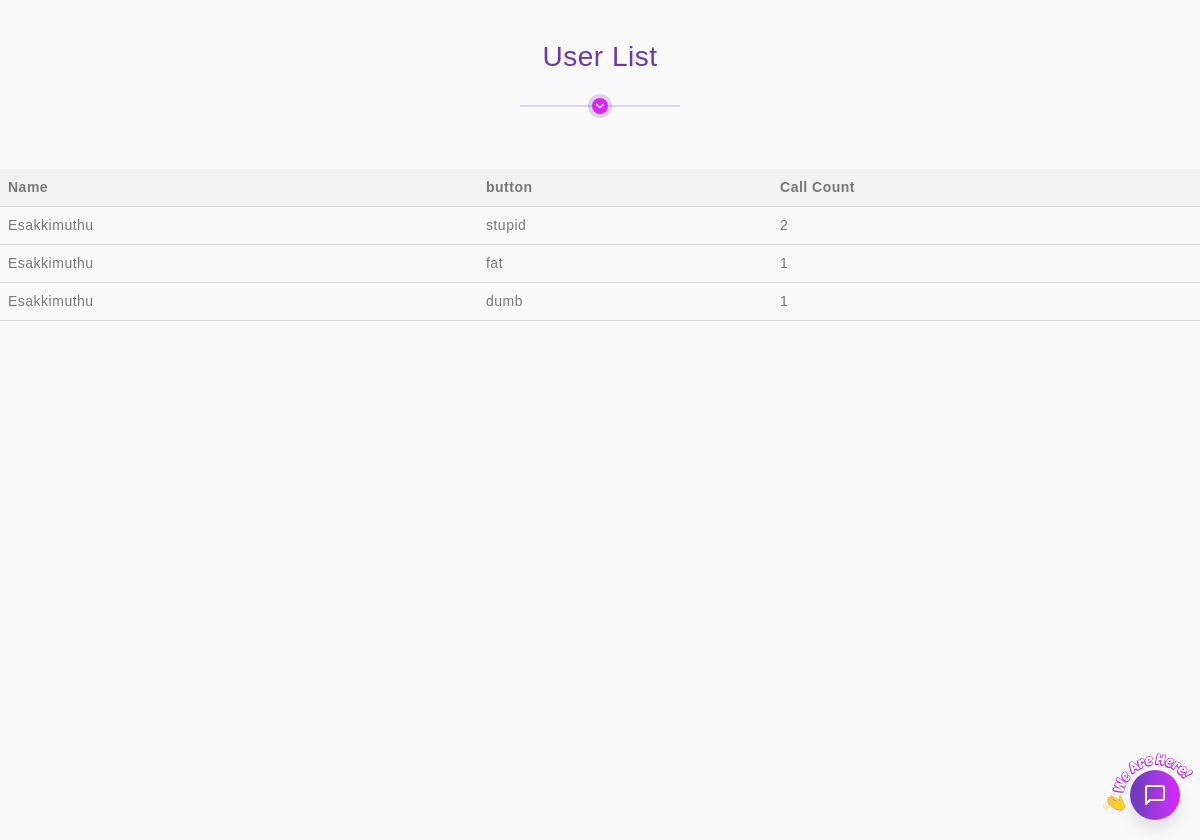
The app's page /, older data.
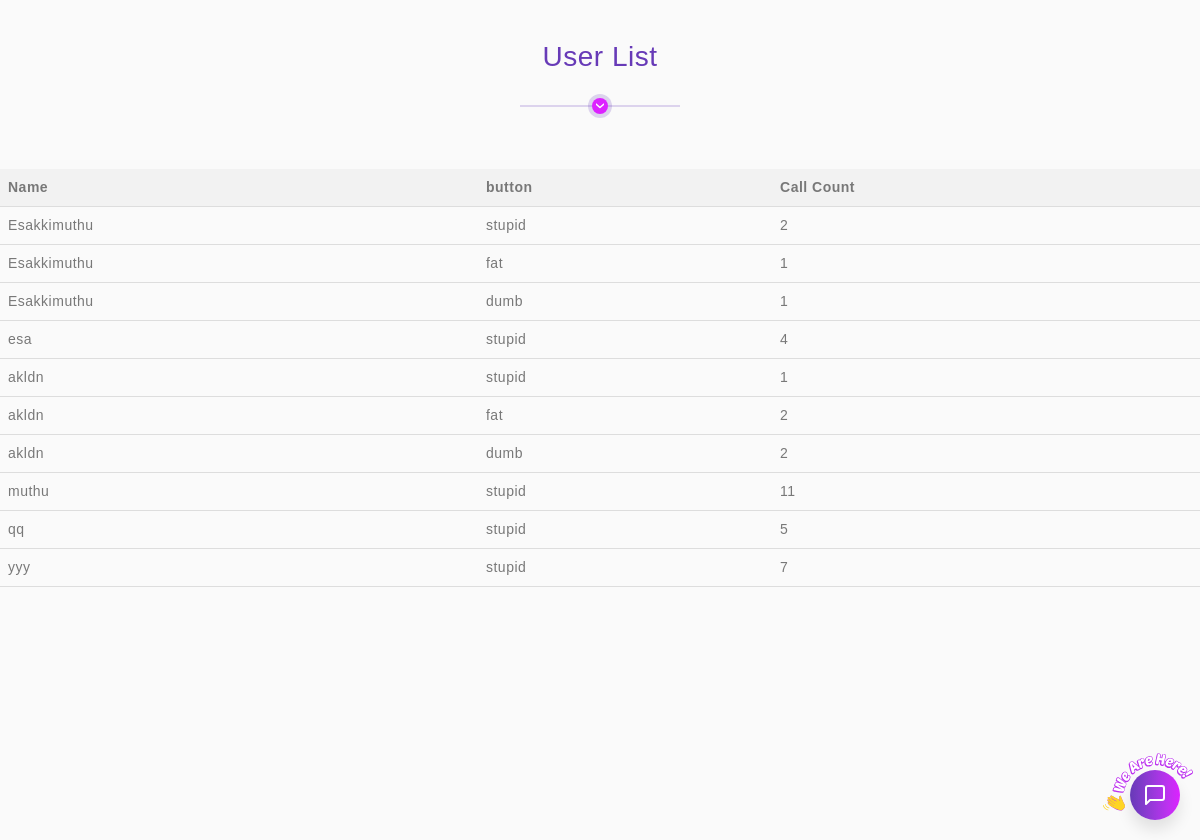
The same page, newer data.
### botapp/models.py (models this page shows, shortened)
class ButtonCall(models.Model):
    name = models.CharField(max_length=255)
    button = models.CharField(max_length=255)
    count = models.IntegerField(default=0)

### botapp/views.py (the view)
# urls.py: path('', views.index, name='index'),
def index(request):
    users = ButtonCall.objects.all()
    return render(request, 'index.html',{'users': users})

### botapp/templates/index.html (shortened to what this page needs)
{% load static %}
{% load bootstrap5 %}
<!DOCTYPE html>
<html>
<head>
  {% bootstrap_css %}
  <link href="{% static 'css/bootstrap.min.css' %}" rel="stylesheet" type="text/css" />
  <link href="{% static 'css/main.css' %}" rel="stylesheet" type="text/css" />
  <link href="{% static 'css/select2.min.css' %}" rel="stylesheet" type="text/css"/>
  <link href="{% static 'css/chatBot.css' %}" rel="stylesheet" type="text/css"/>
  <link href="{% static 'css/timeline.css' %}" rel="stylesheet" type="text/css"/>
  <link rel="stylesheet" type="text/css" href="{% static 'css/style.css' %}">
</head>
<body>
    <h1>User List</h1>
    <table>
        <tr>
            <th>Name</th>
            <th>button</th>
            <th>Call Count</th>
        </tr>
        {% for user in users %}
        <tr>
            <td>{{ user.name }}</td>
            <td>{{ user.button }}</td>
            <td>{{ user.count }}</td>
        </tr>
        {% endfor %}
    </table>
    <div class="chat-bot-icon">
        <img src="{% static 'img/we-are-here.svg' %}"/>
        <svg xmlns="http://www.w3.org/2000/svg" width="24" height="24" viewBox="0 0 24 24" fill="none" stroke="currentColor" stroke-width="2" stroke-linecap="round" stroke-linejoin="round" class="feather feather-message-square animate"><path d="M21 15a2 2 0 0 1-2 2H7l-4 4V5a2 2 0 0 1 2-2h14a2 2 0 0 1 2 2z"></path></svg>
    </div>
</body>
</html>

Row changes from the older to the newer data that the page shows:
added ButtonCall: name "esa", button "stupid", count "4"
added ButtonCall: name "akldn", button "stupid", count "1"
added ButtonCall: name "akldn", button "fat", count "2"
added ButtonCall: name "akldn", button "dumb", count "2"
added ButtonCall: name "muthu", button "stupid", count "11"
added ButtonCall: name "qq", button "stupid", count "5"
added ButtonCall: name "yyy", button "stupid", count "7"
